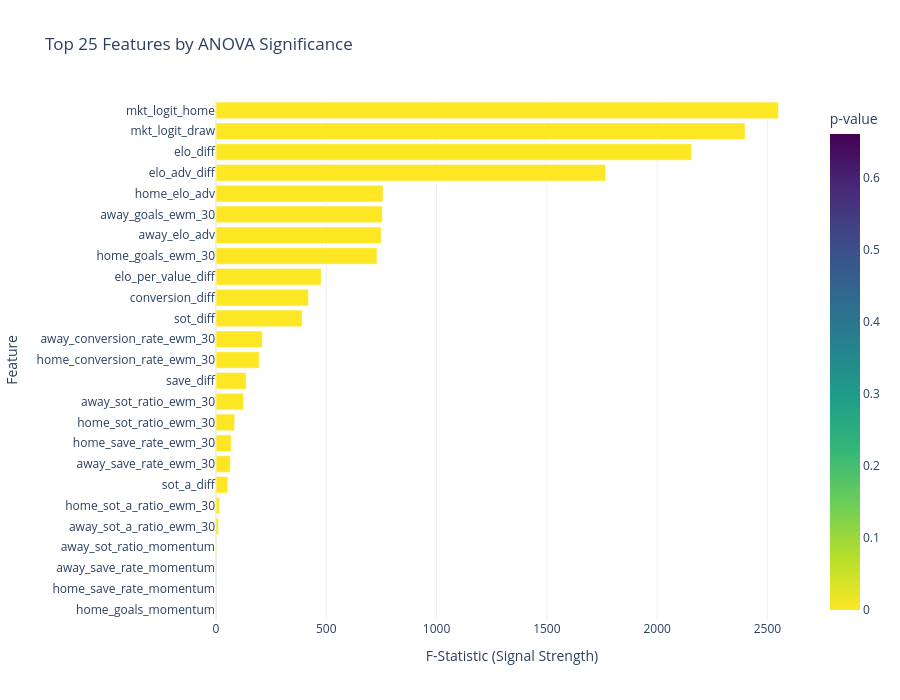

Notebook code for this chart:
### Markdown cell above
#### ANOVA Test

Now that we have a baseline from the Bookmaker’s implied probabilities, we want to test how good each of our features are at individually predicting the football match outcomes. 
To do this, we use analysis of variance (ANOVA) - a statistical test that checks whether variation between groups are random or due to real differences. The F-scores are the test statistic that indicate how well each of our features separate match outcomes (home, draw, and away) and is calculated from the formula: between-group variance / within-group variance. We can then determine whether these scores are statistically significant from the p-values using a 5% significance level.
We have chosen to first test the correlation of the Bookmaker’s implied probabilities with the match outcomes. As probabilities are compressed between 0 and 1, significance between values can be lost. To account for this, we calculate market logits (logit(p)=log(1−p/p)) to transform the range to between -∞ and +∞. The same ANOVA test is then carried out on each of our individual features.

### Code cell
from pipeline import plotter
importlib.reload(plotter)
from pipeline.plotter import plot_anova_importance
from scipy.stats import f_oneway

log_probs = probs.with_columns(
    mkt_logit_home=(pl.col("home_prob") / pl.col("away_prob")).log(),
    mkt_logit_draw=(pl.col("draw_prob") / pl.col("away_prob")).log()
).drop(cs.matches(r"_prob$") | cs.matches("^FTR"))

all_features = ml_features.join(
    log_probs,
    on=["match_id", "Datetime", "Season"],
    how="left"
).drop("match_id", "Datetime", "Season")

features = all_features.columns
full_df = all_features.with_columns(pl.Series("outcome", y))
anova_results = []

for col in features:
    groups = [
        full_df.filter(pl.col("outcome") == label).get_column(col).to_numpy()
        for label in [0, 1, 2]
    ]
    
    f_stat, p_val = f_oneway(*groups)
    anova_results.append({
        "Feature": col,
        "F-Statistic": f_stat,
        "p-value": p_val
    })

anova_df = pl.DataFrame(anova_results).sort("F-Statistic", descending=True)
plot_anova_importance(anova_df, top_n=25)

### Figure 1 — Plotly figure (JSON) as saved in the notebook; plotly's stock layout.template omitted (floating-point values rounded to 4 significant figures)
{"data": [{"hovertemplate": "F-Statistic (Signal Strength)=%{x}<br>Feature=%{y}<br>Significance (p-value)=%{marker.color}<extra></extra>", "legendgroup": "", "marker": {"color": [0.0, 0.0, 0.0, 0.0, 6.268e-318, 1.609e-316, 1.125e-314, 8.547e-307, 3.144e-203, 4.15e-179, 4.286e-167, 4.817e-91, 3.454e-85, 1.236e-59, 1.143e-54, 1.95e-37, 2.016e-30, 6.597e-29, 4.755e-24, 1.732e-07, 8.803e-06, 0.06902, 0.5003, 0.5601, 0.6613], "coloraxis": "coloraxis", "pattern": {"shape": ""}}, "name": "", "orientation": "h", "showlegend": false, "textposition": "auto", "type": "bar", "x": [2550.0, 2399.0, 2156.0, 1767.0, 757.4, 753.9, 749.3, 729.8, 477.2, 419.2, 390.4, 210.1, 196.4, 136.6, 125.0, 84.88, 68.61, 65.1, 53.85, 15.58, 11.65, 2.674, 0.6926, 0.5797, 0.4135], "xaxis": "x", "y": ["mkt_logit_home", "mkt_logit_draw", "elo_diff", "elo_adv_diff", "home_elo_adv", "away_goals_ewm_30", "away_elo_adv", "home_goals_ewm_30", "elo_per_value_diff", "conversion_diff", "sot_diff", "away_conversion_rate_ewm_30", "home_conversion_rate_ewm_30", "save_diff", "away_sot_ratio_ewm_30", "home_sot_ratio_ewm_30", "home_save_rate_ewm_30", "away_save_rate_ewm_30", "sot_a_diff", "home_sot_a_ratio_ewm_30", "away_sot_a_ratio_ewm_30", "away_sot_ratio_momentum", "away_save_rate_momentum", "home_save_rate_momentum", "home_goals_momentum"], "yaxis": "y"}], "layout": {"barmode": "relative", "coloraxis": {"colorbar": {"title": {"text": "p-value"}}, "colorscale": [[0, "#fde725"], [0.1111, "#b5de2b"], [0.2222, "#6ece58"], [0.3333, "#35b779"], [0.4444, "#1f9e89"], [0.5556, "#26828e"], [0.6667, "#31688e"], [0.7778, "#3e4989"], [0.8889, "#482878"], [1, "#440154"]]}, "height": 700, "legend": {"tracegroupgap": 0}, "title": {"text": "Top 25 Features by ANOVA Significance"}, "xaxis": {"anchor": "y", "domain": [0, 1], "title": {"text": "F-Statistic (Signal Strength)"}}, "yaxis": {"anchor": "x", "categoryorder": "total ascending", "domain": [0, 1], "title": {"text": "Feature"}}}}
